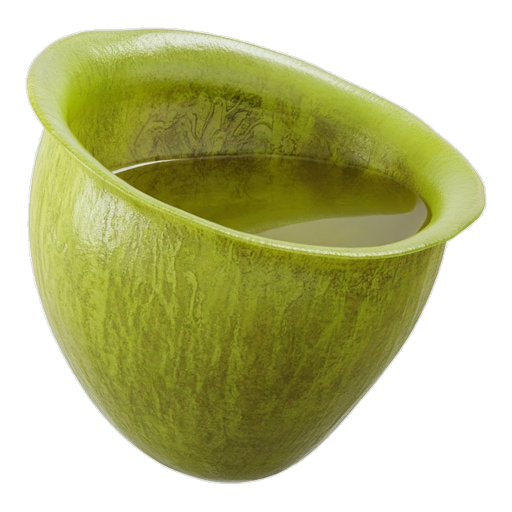
#> input picture web/assets/kits/references/acid_cup.png, 1024 x 1024 px (shown at 1/2 size); its folder holds only this picture in this run
$ python prepare_reference.py
#> lines starting #> are read from the running program, lines starting #| are printed output that depends on the picture; after the words box and inside, x2 and y2 are one past the last pixel; in counts of white or black regions, pixels touching at a corner belong together
"""Cut the gray studio plate off a kit reference and scale the subject to 90%."""

from __future__ import annotations

import argparse
from pathlib import Path

import numpy as np
from PIL import Image
from scipy import ndimage

CANVAS = 1024
FOREGROUND_RATIO = 0.90
# These four meshes stay as they are, and so do their photographs.
SKIP = frozenset({"rabbit", "spiral_tree", "tree_branched", "tree_broad"})
# Overhead photographs. The mesh script lays these flat; the picture stays overhead.
GROUND = frozenset(
    {"dirt_patch", "mud_patch", "grass_patch", "fallen_leaves", "water_puddle"}
)

ROOT = Path(__file__).resolve().parents[1]
REFERENCE_DIR = ROOT / "web" / "assets" / "kits" / "references"


def rebuild_names() -> list[str]:
    names = sorted(path.stem for path in REFERENCE_DIR.glob("*.png"))
    return [name for name in names if name not in SKIP]


# [22 lines left out: functions _corner_color, _border_connected, not called in this run]


# The white mushroom's edge is barely stronger than the studio gray, so the
# flood has to stop at a weaker gradient than the other kits.
PALE_GRADIENT = {"mushroom_white": 1.2, "heron": 2.0}
DEFAULT_GRADIENT = 5.0
# The brown mushroom's glow is further from the corner gray than a pale leg.
DISTANCE = {"mushroom_brown": 78.0}
DEFAULT_DISTANCE = 62.0
# Plate trapped inside a ring. White petals sit further from the corner gray
# than this, so the flood does not eat them.
PLATE_DISTANCE = 32.0
# Flat pale pixels caught between bare branches. Bark is darker than this.
FLAT_LIGHT = {"tree_dead": (200.0, 18.0)}
# A soft gray shadow sealed under the body. The shell is darker and the lamp
# is saturated, so neither matches this band.
SOFT_SHADOW = frozenset({"beetle_lamp"})


# [93 lines left out: functions _gradient, backdrop_mask, drop_enclosed_plate, fill_small_holes, drop_flat_light, drop_soft_shadow, not called in this run]


def _keep_subject(mask: np.ndarray) -> np.ndarray:
    labeled, count = ndimage.label(mask, structure=np.ones((3, 3), dtype=int))
    if count == 0:
        raise RuntimeError("reference has no subject")
    counts = np.bincount(labeled.ravel())
    counts[0] = 0
    largest = int(counts.max())
    keep = [
        index
        for index, area in enumerate(counts)
        if area >= max(64, int(0.02 * largest))
    ]
    return np.isin(labeled, keep)


def prepare_image(image: Image.Image, name: str | None = None) -> Image.Image:
    """Return a 1024 square RGBA image whose subject fills 90% of the long side."""
#> called with name = 'acid_cup'
    rgba = np.array(image.convert("RGBA"))
#> rgba is the input picture: shape (1024, 1024, 4); mean R, G, B, A 82.2, 84, 33.5, 148
    rgb = rgba[:, :, :3]
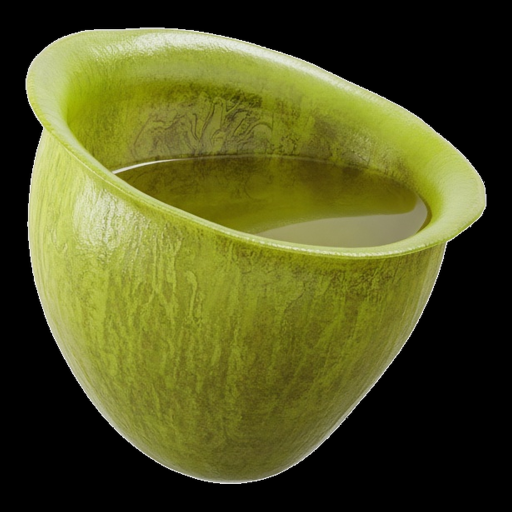
#> rgb: shape (1024, 1024, 3) (shown at 1/2 size); mean R, G, B 82.2, 84, 33.5
    alpha = rgba[:, :, 3]
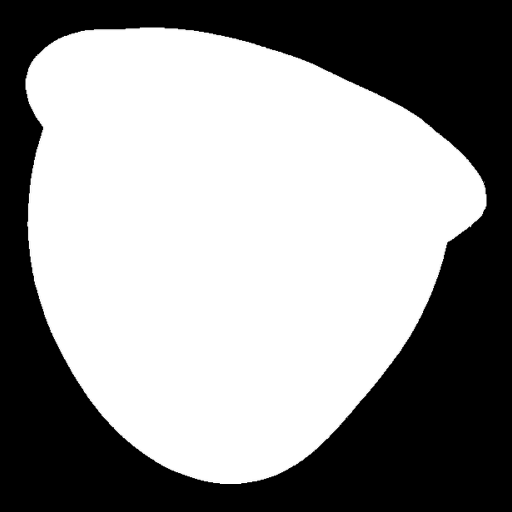
#> alpha: shape (1024, 1024) (shown at 1/2 size); min 0, max 255, mean 148
    if int(alpha.min()) < 255:
        subject = alpha > 16
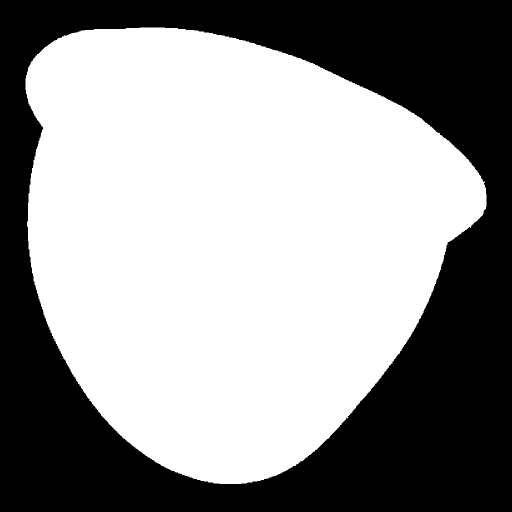
#> subject: shape (1024, 1024) bool (shown at 1/2 size); 58.2% white; 1 black region, box (x1, y1, x2, y2) and area: (0, 0, 1024, 1024) 438121
    else:
        subject = ~backdrop_mask(
            rgb,
            PALE_GRADIENT.get(name or "", DEFAULT_GRADIENT),
            DISTANCE.get(name or "", DEFAULT_DISTANCE),
        )
        subject = drop_enclosed_plate(rgb, subject)
        flat = FLAT_LIGHT.get(name or "")
        if flat is not None:
            subject = drop_flat_light(rgb, subject, *flat)
        if (name or "") in SOFT_SHADOW:
            subject = drop_soft_shadow(rgb, subject)
        # Filling the dead tree's gaps puts the white plate back between twigs.
        if (name or "") not in FLAT_LIGHT:
            subject = fill_small_holes(subject)
    subject = _keep_subject(subject)
#> in _keep_subject, `labeled, count = ndimage.label(mask, structure=np.ones((3, 3), dtype=i..`: count = 1
#> in _keep_subject, `counts = np.bincount(labeled.ravel())`: counts = [438121, 610455]
#> in _keep_subject, `largest = int(counts.max())`: largest = 610455
#> in _keep_subject, `keep = [ index for index, area in enumerate(counts) if area >= max(64,..`: keep = [1]
    ys, xs = np.where(subject)
    y0, y1 = int(ys.min()), int(ys.max())
#> y0 = 55; y1 = 967
    x0, x1 = int(xs.min()), int(xs.max())
#> x0 = 51; x1 = 972
    crop = rgba[y0 : y1 + 1, x0 : x1 + 1].copy()
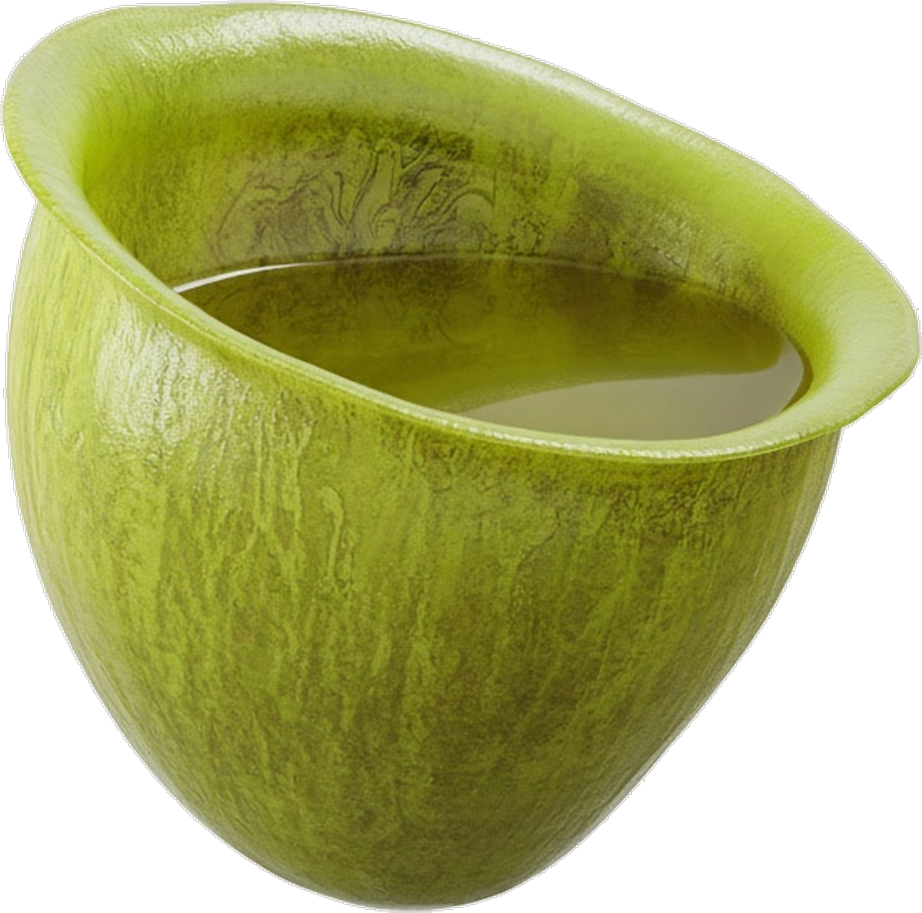
#> crop: shape (913, 922, 4); mean R, G, B, A 102.4, 104.6, 41.8, 184.3; transparent parts drawn white
    crop_subject = subject[y0 : y1 + 1, x0 : x1 + 1]
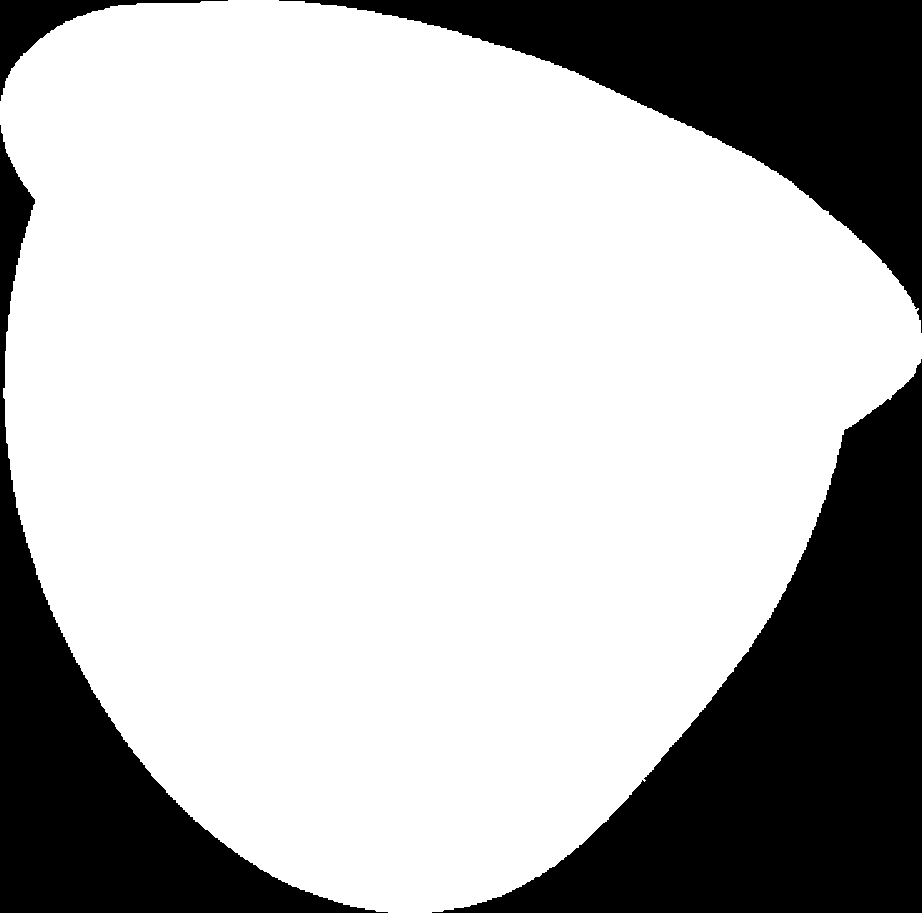
#> crop_subject: shape (913, 922) bool; 72.5% white; 4 black regions, box (x1, y1, x2, y2) and area: (432, 359, 922, 913) 104041, (279, 0, 922, 333) 66601, (0, 125, 388, 913) 56478, (0, 0, 228, 101) 4211
    crop[:, :, 3] = np.where(crop_subject, 255, 0).astype(np.uint8)
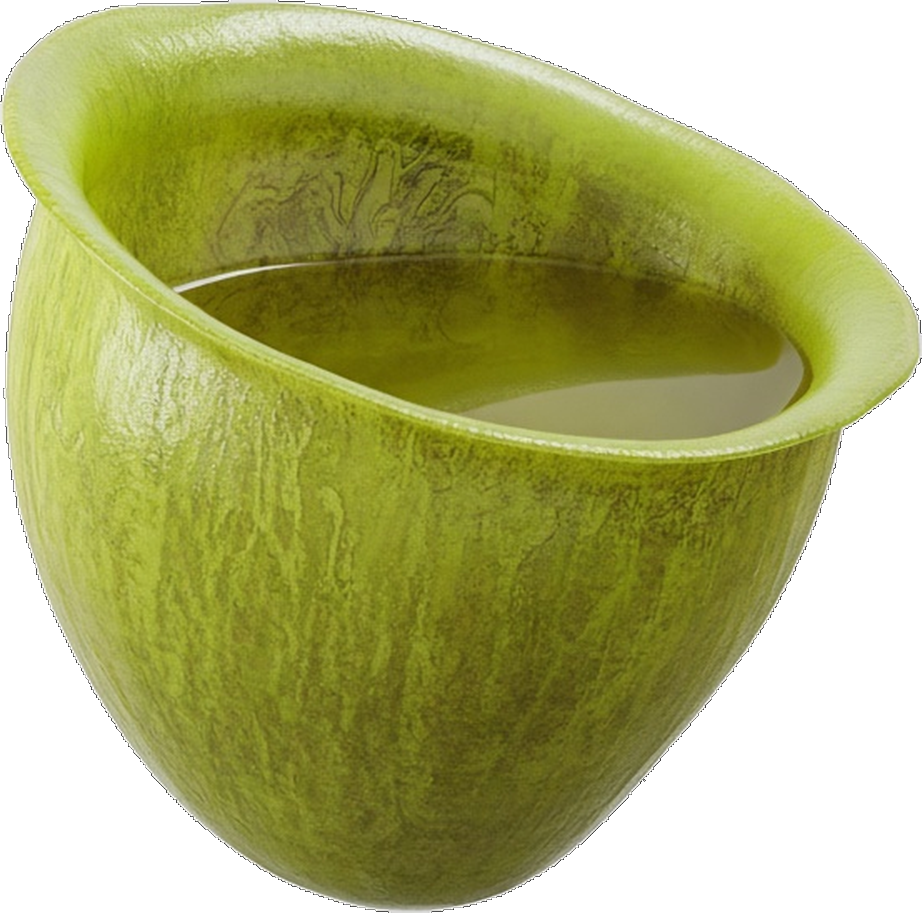
#> crop: shape (913, 922, 4); 1.06% of pixels changed, all inside (x1, y1, x2, y2) = (0, 0, 922, 913); transparent parts drawn white
    height, width = crop.shape[:2]
#> height = 913; width = 922
    long_side = max(height, width)
#> long_side = 922
    target = FOREGROUND_RATIO * CANVAS
    scale = target / long_side
#> scale = 1
    resized = Image.fromarray(crop, mode="RGBA").resize(
        (max(1, int(round(width * scale))), max(1, int(round(height * scale)))),
        Image.Resampling.LANCZOS,
    )
    canvas = Image.new("RGBA", (CANVAS, CANVAS), (0, 0, 0, 0))
#> canvas: PIL image 1024x1024 RGBA; every value is 0
    offset_x = (CANVAS - resized.width) // 2
#> offset_x = 51
    offset_y = (CANVAS - resized.height) // 2
#> offset_y = 55
    canvas.paste(resized, (offset_x, offset_y), resized)
    return canvas


def reference_report(image: Image.Image) -> dict:
    """Measures a prepared reference. `long_side_ratio` is the subject's longer side over the frame."""
    rgba = np.array(image.convert("RGBA"))
    subject = rgba[:, :, 3] > 32
    labeled, count = ndimage.label(subject, structure=np.ones((3, 3), dtype=int))
#> count = 1
    counts = np.bincount(labeled.ravel()) if count else np.array([0])
#> counts = [438121, 610455]
    if count:
        counts = counts.copy()
        counts[0] = 0
        largest = int(counts.max()) if counts.size else 0
#> largest = 610455
        significant = int((counts >= max(64, int(0.02 * largest))).sum()) if largest else 0
#> significant = 1
    else:
        largest = 0
        significant = 0
    if largest == 0:
        return {
            "has_alpha": bool(rgba[:, :, 3].min() < 255),
            "long_side_ratio": 0.0,
            "components": 0,
            "margin": 0,
            "center_offset": CANVAS,
            "touches_frame": True,
        }
    ys, xs = np.where(labeled == int(np.argmax(counts)))
    # Include every significant component in the bbox, not only the largest.
    if significant > 1:
        keep = np.isin(labeled, np.flatnonzero(counts >= max(64, int(0.02 * counts.max()))))
        ys, xs = np.where(keep)
    height, width = subject.shape
#> height = 1024; width = 1024
    y0, y1 = int(ys.min()), int(ys.max())
#> y0 = 55; y1 = 967
    x0, x1 = int(xs.min()), int(xs.max())
#> x0 = 51; x1 = 972
    long_side = max(y1 - y0 + 1, x1 - x0 + 1)
#> long_side = 922
    margin = min(x0, y0, width - 1 - x1, height - 1 - y1)
#> margin = 51
    center_x = (x0 + x1) / 2
#> center_x = 511.5
    center_y = (y0 + y1) / 2
#> center_y = 511
    return {
        "has_alpha": bool(rgba[:, :, 3].min() < 255),
        "long_side_ratio": long_side / max(width, height),
        "components": significant,
        "margin": int(margin),
        "center_offset": float(max(abs(center_x - (width - 1) / 2), abs(center_y - (height - 1) / 2))),
        "touches_frame": bool(margin <= 0),
    }


def prepare_directory(only: list[str] | None = None) -> list[str]:
    names = only or rebuild_names()
    written = []
    for name in names:
        if name in SKIP:
            raise SystemExit(f"{name} is not rebuilt")
        path = REFERENCE_DIR / f"{name}.png"
        prepared = prepare_image(Image.open(path), name)
        prepared.save(path)
        report = reference_report(prepared)
#> report = {'has_alpha': True, 'long_side_ratio': 0.9, 'components': 1, 'margin': 51, 'center_offset': 0.5, 'touches_frame': False}
        print(
            f"{name} ratio={report['long_side_ratio']:.3f} "
            f"components={report['components']} margin={report['margin']}"
        )
#| acid_cup ratio=0.900 components=1 margin=51
        written.append(name)
    return written


def main() -> None:
    parser = argparse.ArgumentParser(description="Prepare kit reference images for TripoSR")
    parser.add_argument("--only", nargs="*", help="Kit names to prepare. Default: every rebuilt kit.")
    args = parser.parse_args()
    prepare_directory(args.only)


if __name__ == "__main__":
    main()
